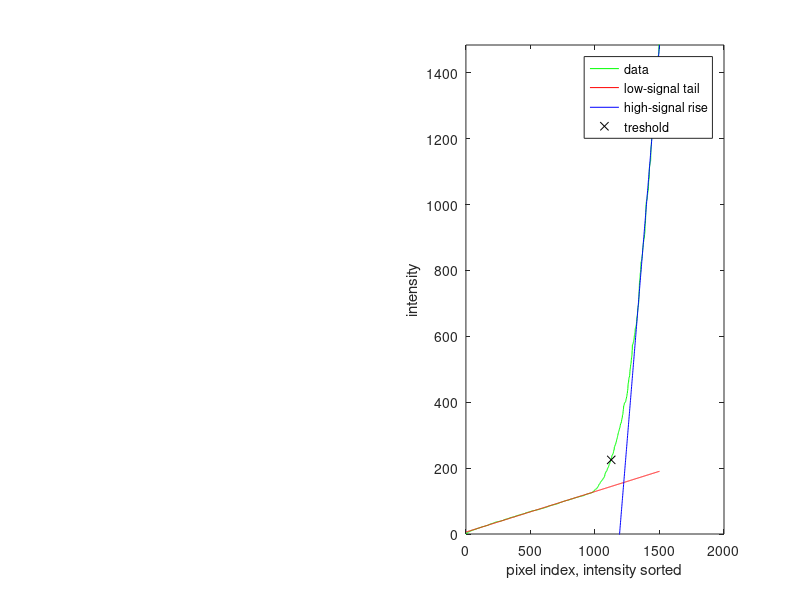

This chart was generated by the following MATLAB code:
function [thr_val,ax_val,SR_ratio]=prf_find_treshold_MD2020(ax,prf,show)
%JWJK_C*:-------------------------------------------------------------------
%Title: get treshold 
% Pixels are sorted by brightness; Typically, one sees a 'hockeystick'like curve:
% A slow rise is associated with a majority of background pixels; 
% then, a steeper rise is associated with the non-noise signal component.
% For best use, use at least 50% background area


%includes demo-autorun option
%References: 
%Thesis Natalia Vtyurina
%Written by Margreet Docter, re-edited JacobKers 2020
%:JWJK_C*------------------------------------------------------------------- 

%% DEMO mode
if nargin<3  
    show=1;
    close all;
    r=50;
    c=30;
    [x,y]=meshgrid(1:c,1:r);
    ofs=0;
    ec=15;   %separation of spots 
    x0=1*ec/2+c/2+ofs;
    y0=0*ec/2+r/2+ofs;
    x1=1*-ec/2+c/2+ofs;
    y1=0*-ec/2+r/2+ofs;
    sig=10.5;
    r0=((x-x0).^2+(y-y0).^2).^0.5; %'radial picture'
    r1=((x-x1).^2+(y-y1).^2).^0.5; %'radial picture'
    im=exp(-(r0/sig).^2)+exp(-(r1/sig).^2)+0.1*exp(-((y-r/2)/r).^2);
    im=(im-min(min((im)))).^4;    
    im=im+0.2*rand(r,c);
    prf=sort(im(:))';
    ax=0.1*(1:length(prf));
end
%-------------------------------------------------------

% assume area bg> area interest
ax_idx=(1:length(prf));
    sel=find(~isnan(prf)); prf=prf(sel);
    if length(unique(prf))>1
        I_x_scalar=length(prf)/max(prf);
        prf=prf*I_x_scalar; %make graph approximately xy-symmetric
        x_xhalf=floor(length(prf)/2); 
        ax_lo=(1:x_xhalf); 
        prf_lo=prf(1:x_xhalf);
        %take lower half number of pixels and fit a line
        P1=polyfit(ax_lo,prf_lo,1);
        
        %take pixels brighter than half of max and fit a line
        halfmaxy=max(prf)/2;
        x_yhalf=find(prf<halfmaxy,1,'last'); 
        ax_hi=ax_idx(x_yhalf:length(prf)); 
        prf_hi=prf(x_yhalf:end);
        P2=polyfit(ax_hi,prf_hi,1);
        
        if show==1
            if show==1,figure(20),end
             subplot(1,2,2);
            plot(ax_idx, prf, 'g',...
             ax_idx, polyval(P1,ax_idx),'r',...
             ax_idx, polyval(P2,ax_idx),'b')
            ylim([0, max(polyval(P2,ax_idx))]);
            hold on;
        end
        
        %find crossing point of lines
        xc=(P1(2)-P2(2))./(P2(1)-P1(1)); 
        yc=polyval(P1,xc);
        
        %find 'I-x knee': I(x) closest to [xc,yx]. Because I is scaled
        %in X, position and intensity have equal distance weight
        rr=sqrt( ((1:length(prf))-xc).^2+(prf-yc).^2);
        xp=find(rr==min(rr));
       
        %back-corrected tresholds
        
        thr_val=prf(xp)/I_x_scalar;
        ax_val=ax(xp);
        SR_ratio=polyval(P2,ax_idx(end))./polyval(P1,ax_idx(end));
    else
        thr_val=0;
        ax_val=0;
        SR_ratio=NaN;       
    end
    
if isempty(ax_val), ax_val=0; else ax_val=ax_val(1); end
 

if show==1   
    plot(ax_idx(xp),prf(xp),'kx');  
    %ylim([0, max(sim)]), axis equal
    xlabel('pixel index, intensity sorted');
    ylabel('intensity');
    legend('data','low-signal tail','high-signal rise','treshold');
    [~]=ginput(1);
end